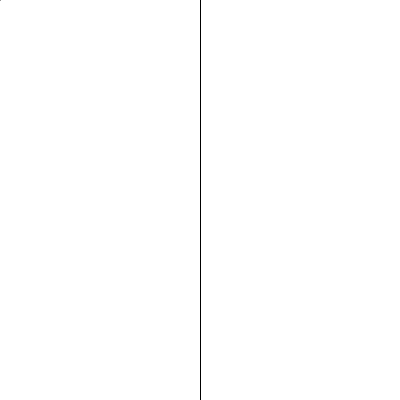
Frame 1 (no input)
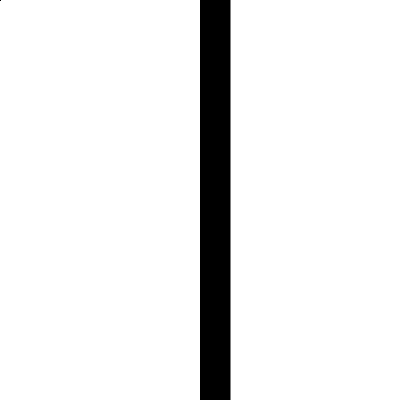
Frame 60 (no input)
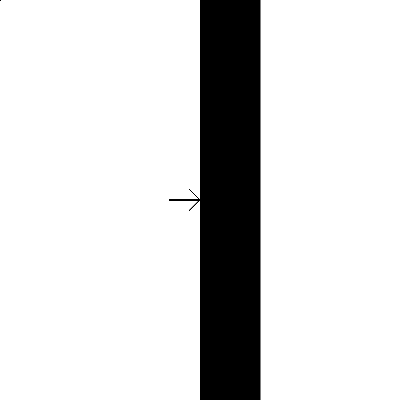
Frame 120 (the mouse pressed at the canvas centre since frame 60)

The p5.js sketch that drew these frames (run headless with seeded random() and noise() and a simulated clock; from frame 60 on, the mouse is pressed at the canvas centre):

// p5.js sketch
// ── sketch.js
var x;
var offset = 10;
function setup() {
 createCanvas(400,400); 
 x = width/2;
}

function draw() {
  // background(204);
  if (mouseX < x){
    x += 0.5;
    offset = -10;
  };
    if (mouseX > x){
    x -= 0.5;
    offset = 10;
  }
  
  //draw arrow left or right depending on 'offset' value
  line(x,0,x,height);
  line(mouseX,mouseY,mouseX + offset, mouseY - 10);
  line(mouseX,mouseY,mouseX + offset, mouseY + 10);
  line(mouseX,mouseY,mouseX + offset*3, mouseY);
}
